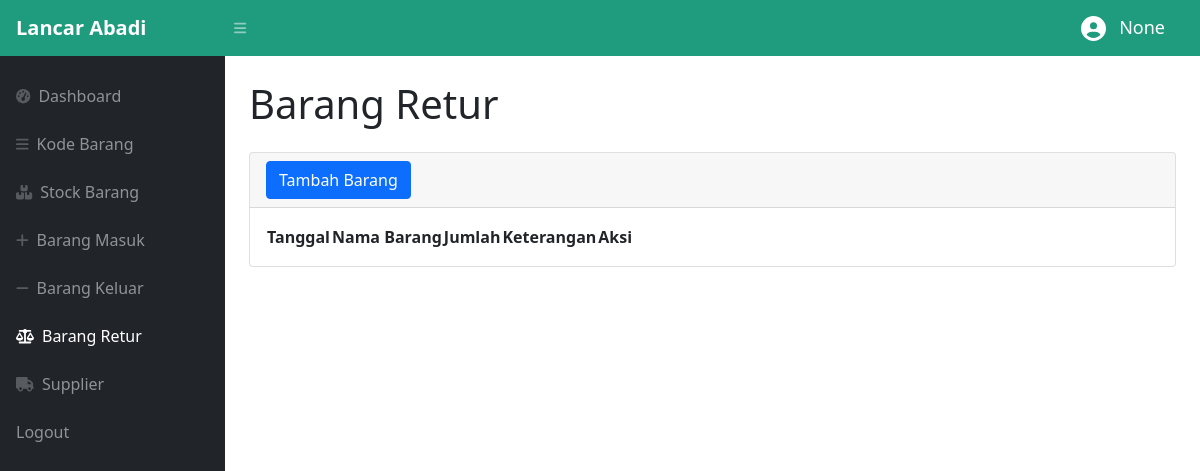
Page /admin/retur.php (signed in) on the earlier database version.
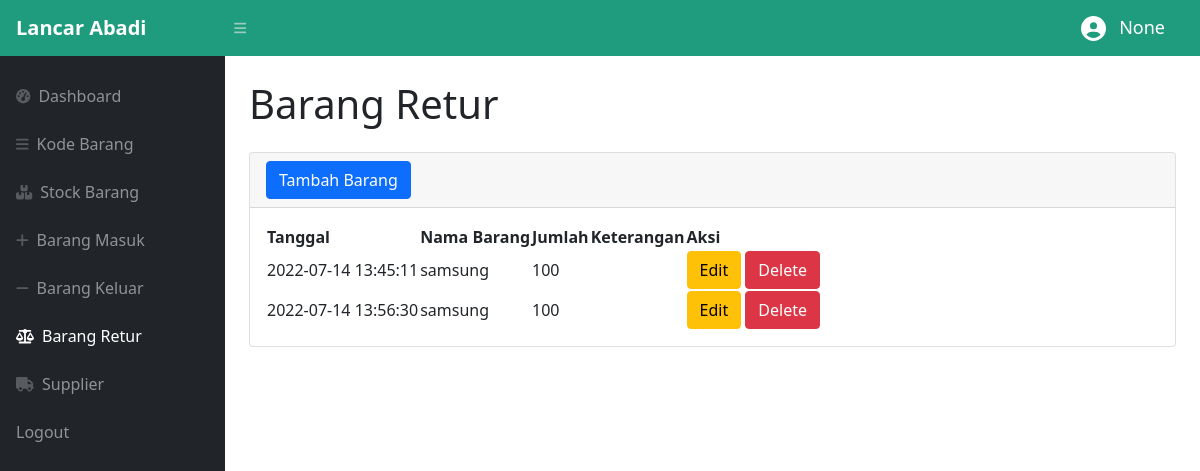
Same page on the later database version.
### tables this page shows
CREATE TABLE `retur` (
  `idretur` int(11) NOT NULL,
  `idbarang` int(11) NOT NULL,
  `tanggal` timestamp NOT NULL DEFAULT CURRENT_TIMESTAMP,
  `penerima` varchar(25) NOT NULL,
  `qty` int(11) NOT NULL
);

CREATE TABLE `stock` (
  `idbarang` int(11) NOT NULL,
  `namabarang` varchar(25) NOT NULL,
  `deskripsi` varchar(50) NOT NULL,
  `stock` int(11) NOT NULL,
  `image` varchar(99) DEFAULT NULL
);

### admin/retur.php (the view, shortened to what the changed rows need)
<?php
require '../function.php';
?>
<!DOCTYPE html>
<html lang="en">
<head>
    <link href="https://cdn.jsdelivr.net/npm/simple-datatables@latest/dist/style.css" rel="stylesheet" />
    <link href="../css/styles.css" rel="stylesheet" />
</head>
<body class="sb-nav-fixed">
    <div id="layoutSidenav">
        <div id="layoutSidenav_content">
            <main>
                <div class="container-fluid px-4">
                    <h1 class="mt-4 mb-4">Barang Retur</h1>
                    <div class="card mb-4">
                        <div class="card-body">
                            <table id="datatablesSimple">
                                <thead>
                                    <tr>
                                        <th>Tanggal</th>
                                        <th>Nama Barang</th>
                                        <th>Jumlah</th>
                                        <th>Keterangan</th>
                                        <th>Aksi</th>
                                    </tr>
                                </thead>
                                <tbody>
                                    <?php
                                    $ambilsemuadatastock = mysqli_query($conn, "select * from retur r,stock s where s.idbarang=r.idbarang");
                                    while ($data = mysqli_fetch_array($ambilsemuadatastock)) {
                                        $idr = $data['idretur'];
                                        $tanggal = $data['tanggal'];
                                        $namabarang = $data['namabarang'];
                                        $qty = $data['qty'];
                                        $keterangan = $data['keterangan'];
                                    ?>
                                        <tr>
                                            <td><?= $tanggal ?></td>
                                            <td><?= $namabarang; ?></td>
                                            <td><?= $qty; ?></td>
                                            <td><?= $keterangan; ?></td>
                                            <td>
                                                <button type="button" class="btn btn-warning" data-bs-toggle="modal" data-bs-target="#edit<?= $idr; ?>">
                                                    Edit
                                                </button>
                                                <button type="button" class="btn btn-danger" data-bs-toggle="modal" data-bs-target="#delete<?= $idr; ?>">
                                                    Delete
                                                </button>
                                            </td>
                                        </tr>
                                    <?php
                                    };
                                    ?>
                                </tbody>
                            </table>
                        </div>
                    </div>
                </div>
            </main>
        </div>
    </div>
</body>
</html>

Differences in the rows shown:
added retur: tanggal "2022-07-14 13:45:11", idbarang.namabarang "samsung", qty "100"
added retur: tanggal "2022-07-14 13:56:30", idbarang.namabarang "samsung", qty "100"
